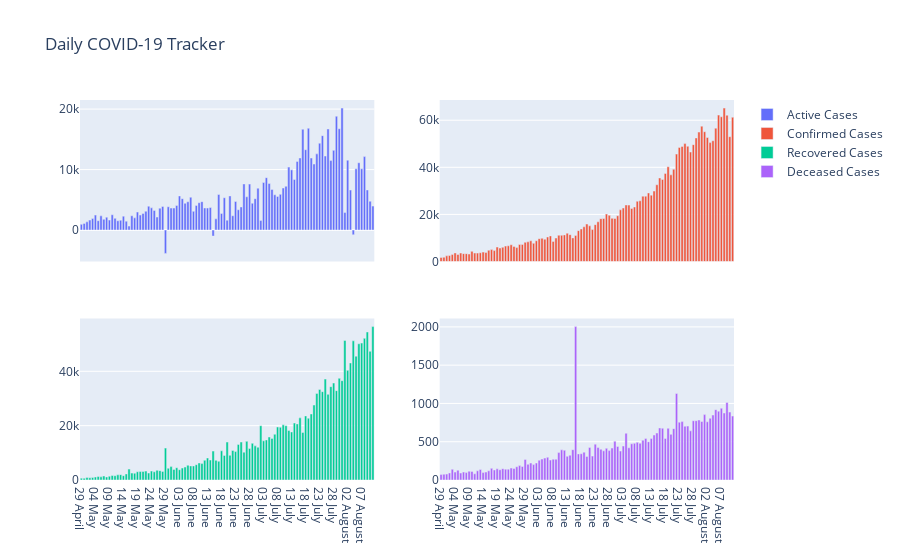

Here is the notebook cell this chart was saved with:
### Markdown cell above
Here is a barchart which shows the number of cases in India date-wise.
You can also hover over the bar-graph, to view the number of Cases on each Date or Zoom the Graph.
In the graph below, the X-axes has been shared between subplots.

### Code cell
df=df.tail(105)
fig=make_subplots(rows=2,cols=2,shared_xaxes=True)

data1=go.Bar(x=df['Date'],y=df['Confirmed_Cases'],name='Confirmed Cases')
data2=go.Bar(x=df['Date'],y=df['Recovered_Cases'],name='Recovered Cases')
data3=go.Bar(x=df['Date'],y=df['Active_Cases'],name='Active Cases')
data4=go.Bar(x=df['Date'],y=df['Deceased_Cases'],name='Deceased Cases')

fig.add_trace(data3, 1, 1)
fig.add_trace(data1, 1, 2)
fig.add_trace(data2, 2, 1)
fig.add_trace(data4, 2, 2)
fig.update_layout(title_text='Daily COVID-19 Tracker')
fig.show()

### Figure 1 — Plotly figure (JSON) as saved in the notebook; plotly's stock layout.template omitted (floating-point values rounded to 4 significant figures)
{"data": [{"name": "Active Cases", "type": "bar", "x": ["29 April ", "30 April ", "01 May ", "02 May ", "03 May ", "04 May ", "05 May ", "06 May ", "07 May ", "08 May ", "09 May ", "10 May ", "11 May ", "12 May ", "13 May ", "14 May ", "15 May ", "16 May ", "17 May ", "18 May ", "19 May ", "20 May ", "21 May ", "22 May ", "23 May ", "24 May ", "25 May ", "26 May ", "27 May ", "28 May ", "29 May ", "30 May ", "31 May ", "01 June ", "02 June ", "03 June ", "04 June ", "05 June ", "06 June ", "07 June ", "08 June ", "09 June ", "10 June ", "11 June ", "12 June ", "13 June ", "14 June ", "15 June ", "16 June ", "17 June ", "18 June ", "19 June ", "20 June ", "21 June ", "22 June ", "23 June ", "24 June ", "25 June ", "26 June ", "27 June ", "28 June ", "29 June ", "30 June ", "01 July ", "02 July ", "03 July ", "04 July ", "05 July ", "06 July ", "07 July ", "08 July ", "09 July ", "10 July ", "11 July ", "12 July ", "13 July ", "14 July ", "15 July ", "16 July ", "17 July ", "18 July ", "19 July ", "20 July ", "21 July ", "22 July ", "23 July ", "24 July ", "25 July ", "26 July ", "27 July ", "28 July ", "29 July ", "30 July ", "31 July ", "01 August ", "02 August ", "03 August ", "04 August ", "05 August ", "06 August ", "07 August ", "08 August ", "09 August ", "10 August ", "11 August "], "xaxis": "x", "y": [944, 1096, 1357, 1641, 1901, 2471, 1548, 2350, 1765, 2131, 1646, 2530, 1932, 1537, 1626, 2300, 1470, 662, 2359, 2015, 2976, 2473, 2744, 3114, 3949, 3670, 3252, 2149, 3624, 3907, -3866, 3856, 3639, 3640, 4059, 5641, 5183, 4416, 4678, 5430, 3094, 4075, 4523, 4697, 3655, 3638, 3723, -1003, 1856, 5877, 2745, 5347, 1636, 5650, 2369, 4726, 3355, 3821, 7628, 5499, 7595, 4425, 5185, 6927, 1570, 7857, 8661, 7692, 6712, 5832, 5561, 5903, 6953, 7233, 10408, 9954, 8353, 11347, 11921, 16668, 13285, 16830, 11907, 10910, 12596, 14362, 15611, 12244, 16716, 11488, 13174, 18818, 16759, 20168, 2895, 11557, 6612, -787, 10124, 11130, 10131, 12146, 6630, 4767, 3956], "yaxis": "y"}, {"name": "Confirmed Cases", "type": "bar", "x": ["29 April ", "30 April ", "01 May ", "02 May ", "03 May ", "04 May ", "05 May ", "06 May ", "07 May ", "08 May ", "09 May ", "10 May ", "11 May ", "12 May ", "13 May ", "14 May ", "15 May ", "16 May ", "17 May ", "18 May ", "19 May ", "20 May ", "21 May ", "22 May ", "23 May ", "24 May ", "25 May ", "26 May ", "27 May ", "28 May ", "29 May ", "30 May ", "31 May ", "01 June ", "02 June ", "03 June ", "04 June ", "05 June ", "06 June ", "07 June ", "08 June ", "09 June ", "10 June ", "11 June ", "12 June ", "13 June ", "14 June ", "15 June ", "16 June ", "17 June ", "18 June ", "19 June ", "20 June ", "21 June ", "22 June ", "23 June ", "24 June ", "25 June ", "26 June ", "27 June ", "28 June ", "29 June ", "30 June ", "01 July ", "02 July ", "03 July ", "04 July ", "05 July ", "06 July ", "07 July ", "08 July ", "09 July ", "10 July ", "11 July ", "12 July ", "13 July ", "14 July ", "15 July ", "16 July ", "17 July ", "18 July ", "19 July ", "20 July ", "21 July ", "22 July ", "23 July ", "24 July ", "25 July ", "26 July ", "27 July ", "28 July ", "29 July ", "30 July ", "31 July ", "01 August ", "02 August ", "03 August ", "04 August ", "05 August ", "06 August ", "07 August ", "08 August ", "09 August ", "10 August ", "11 August "], "xaxis": "x2", "y": [1705, 1801, 2396, 2564, 2952, 3656, 2971, 3602, 3344, 3339, 3175, 4311, 3592, 3562, 3726, 3991, 3808, 4794, 5049, 4628, 6154, 5720, 6023, 6536, 6667, 7111, 6414, 5907, 7246, 7254, 8138, 8364, 8789, 7723, 8812, 9689, 9847, 9472, 10408, 10882, 8536, 9981, 11156, 11135, 11306, 12039, 11405, 10032, 11086, 13108, 13829, 14740, 15918, 15151, 13560, 15656, 16868, 18205, 18255, 20142, 19610, 18339, 18256, 19429, 21947, 22718, 24018, 23942, 22500, 23147, 25561, 25790, 27762, 27757, 29106, 28178, 29917, 32607, 35468, 34820, 37411, 40235, 36806, 39170, 45601, 48443, 48888, 50072, 48932, 46484, 49631, 52479, 54968, 57486, 55117, 52672, 50488, 51282, 56626, 62170, 61455, 65156, 62117, 53016, 61252], "yaxis": "y2"}, {"name": "Recovered Cases", "type": "bar", "x": ["29 April ", "30 April ", "01 May ", "02 May ", "03 May ", "04 May ", "05 May ", "06 May ", "07 May ", "08 May ", "09 May ", "10 May ", "11 May ", "12 May ", "13 May ", "14 May ", "15 May ", "16 May ", "17 May ", "18 May ", "19 May ", "20 May ", "21 May ", "22 May ", "23 May ", "24 May ", "25 May ", "26 May ", "27 May ", "28 May ", "29 May ", "30 May ", "31 May ", "01 June ", "02 June ", "03 June ", "04 June ", "05 June ", "06 June ", "07 June ", "08 June ", "09 June ", "10 June ", "11 June ", "12 June ", "13 June ", "14 June ", "15 June ", "16 June ", "17 June ", "18 June ", "19 June ", "20 June ", "21 June ", "22 June ", "23 June ", "24 June ", "25 June ", "26 June ", "27 June ", "28 June ", "29 June ", "30 June ", "01 July ", "02 July ", "03 July ", "04 July ", "05 July ", "06 July ", "07 July ", "08 July ", "09 July ", "10 July ", "11 July ", "12 July ", "13 July ", "14 July ", "15 July ", "16 July ", "17 July ", "18 July ", "19 July ", "20 July ", "21 July ", "22 July ", "23 July ", "24 July ", "25 July ", "26 July ", "27 July ", "28 July ", "29 July ", "30 July ", "31 July ", "01 August ", "02 August ", "03 August ", "04 August ", "05 August ", "06 August ", "07 August ", "08 August ", "09 August ", "10 August ", "11 August "], "xaxis": "x3", "y": [690, 630, 962, 831, 911, 1082, 1295, 1161, 1475, 1111, 1414, 1669, 1579, 1905, 1963, 1594, 2234, 4012, 2538, 2482, 3032, 3113, 3131, 3280, 2576, 3285, 3012, 3585, 3434, 3171, 11735, 4303, 4928, 3882, 4531, 3789, 4390, 4770, 5433, 5191, 5171, 5634, 6275, 6044, 7263, 8092, 7358, 10639, 7226, 6890, 10741, 9029, 13974, 9075, 10879, 10462, 13089, 13983, 10246, 14229, 11631, 13497, 12565, 12064, 19999, 14417, 14746, 15829, 15315, 16836, 19508, 19408, 20289, 19981, 18198, 17683, 20977, 20646, 22867, 17476, 23583, 22730, 24303, 27589, 31875, 33326, 32514, 37125, 31512, 34354, 35683, 32886, 37425, 36554, 51368, 40355, 43070, 51220, 45583, 50141, 50387, 52135, 54474, 47362, 56461], "yaxis": "y3"}, {"name": "Deceased Cases", "type": "bar", "x": ["29 April ", "30 April ", "01 May ", "02 May ", "03 May ", "04 May ", "05 May ", "06 May ", "07 May ", "08 May ", "09 May ", "10 May ", "11 May ", "12 May ", "13 May ", "14 May ", "15 May ", "16 May ", "17 May ", "18 May ", "19 May ", "20 May ", "21 May ", "22 May ", "23 May ", "24 May ", "25 May ", "26 May ", "27 May ", "28 May ", "29 May ", "30 May ", "31 May ", "01 June ", "02 June ", "03 June ", "04 June ", "05 June ", "06 June ", "07 June ", "08 June ", "09 June ", "10 June ", "11 June ", "12 June ", "13 June ", "14 June ", "15 June ", "16 June ", "17 June ", "18 June ", "19 June ", "20 June ", "21 June ", "22 June ", "23 June ", "24 June ", "25 June ", "26 June ", "27 June ", "28 June ", "29 June ", "30 June ", "01 July ", "02 July ", "03 July ", "04 July ", "05 July ", "06 July ", "07 July ", "08 July ", "09 July ", "10 July ", "11 July ", "12 July ", "13 July ", "14 July ", "15 July ", "16 July ", "17 July ", "18 July ", "19 July ", "20 July ", "21 July ", "22 July ", "23 July ", "24 July ", "25 July ", "26 July ", "27 July ", "28 July ", "29 July ", "30 July ", "31 July ", "01 August ", "02 August ", "03 August ", "04 August ", "05 August ", "06 August ", "07 August ", "08 August ", "09 August ", "10 August ", "11 August "], "xaxis": "x4", "y": [71, 75, 77, 92, 140, 103, 128, 91, 104, 97, 115, 112, 81, 120, 137, 97, 104, 120, 152, 131, 146, 134, 148, 142, 142, 156, 150, 173, 188, 176, 269, 205, 222, 201, 222, 259, 274, 286, 297, 261, 271, 272, 358, 394, 388, 309, 324, 396, 2004, 341, 343, 364, 308, 426, 312, 468, 424, 401, 381, 414, 384, 417, 506, 438, 378, 444, 611, 421, 473, 479, 492, 479, 520, 543, 500, 541, 587, 614, 680, 676, 543, 675, 596, 671, 1130, 755, 763, 703, 704, 642, 774, 775, 784, 764, 854, 760, 806, 849, 919, 899, 937, 875, 1013, 887, 835], "yaxis": "y4"}], "layout": {"title": {"text": "Daily COVID-19 Tracker"}, "xaxis": {"anchor": "y", "domain": [0, 0.45], "matches": "x3", "showticklabels": false}, "xaxis2": {"anchor": "y2", "domain": [0.55, 1], "matches": "x4", "showticklabels": false}, "xaxis3": {"anchor": "y3", "domain": [0, 0.45]}, "xaxis4": {"anchor": "y4", "domain": [0.55, 1]}, "yaxis": {"anchor": "x", "domain": [0.575, 1]}, "yaxis2": {"anchor": "x2", "domain": [0.575, 1]}, "yaxis3": {"anchor": "x3", "domain": [0, 0.425]}, "yaxis4": {"anchor": "x4", "domain": [0, 0.425]}}}
